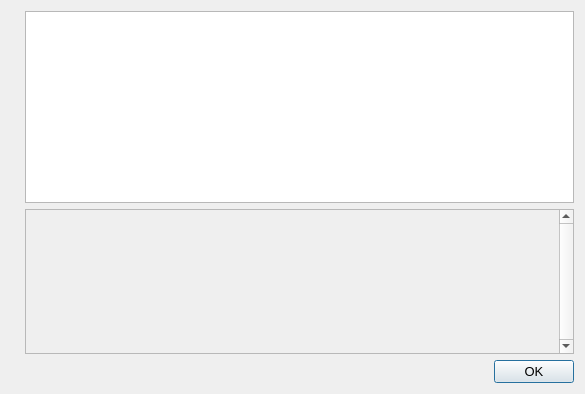
<?xml version="1.0" encoding="UTF-8"?>
<ui version="4.0">
 <class>HelpMessageDialog</class>
 <widget class="QDialog" name="HelpMessageDialog">
  <property name="geometry">
   <rect>
    <x>0</x>
    <y>0</y>
    <width>585</width>
    <height>394</height>
   </rect>
  </property>
  <property name="font">
   <font>
    <pointsize>10</pointsize>
   </font>
  </property>
  <property name="windowTitle">
   <string notr="true">LYRA Core - Command-line options</string>
  </property>
  <layout class="QHBoxLayout" name="horizontalLayout_2">
   <item>
    <widget class="QLabel" name="graphic">
     <property name="sizePolicy">
      <sizepolicy hsizetype="Preferred" vsizetype="Ignored">
       <horstretch>0</horstretch>
       <verstretch>0</verstretch>
      </sizepolicy>
     </property>
     <property name="pixmap">
      <pixmap resource="../lyra.qrc">:/images/about</pixmap>
     </property>
    </widget>
   </item>
   <item>
    <layout class="QVBoxLayout" name="verticalLayout">
     <item>
      <widget class="QTextEdit" name="helpMessage">
       <property name="readOnly">
        <bool>true</bool>
       </property>
      </widget>
     </item>
     <item>
      <widget class="QScrollArea" name="scrollArea">
       <property name="verticalScrollBarPolicy">
        <enum>Qt::ScrollBarAlwaysOn</enum>
       </property>
       <property name="widgetResizable">
        <bool>true</bool>
       </property>
       <widget class="QWidget" name="scrollAreaWidgetContents">
        <property name="geometry">
         <rect>
          <x>0</x>
          <y>0</y>
          <width>457</width>
          <height>117</height>
         </rect>
        </property>
        <layout class="QVBoxLayout" name="verticalLayout_2">
         <item>
          <widget class="QLabel" name="aboutMessage">
           <property name="cursor">
            <cursorShape>IBeamCursor</cursorShape>
           </property>
           <property name="textFormat">
            <enum>Qt::PlainText</enum>
           </property>
           <property name="alignment">
            <set>Qt::AlignLeading|Qt::AlignLeft|Qt::AlignTop</set>
           </property>
           <property name="openExternalLinks">
            <bool>true</bool>
           </property>
           <property name="textInteractionFlags">
            <set>Qt::LinksAccessibleByMouse|Qt::TextSelectableByKeyboard|Qt::TextSelectableByMouse</set>
           </property>
          </widget>
         </item>
        </layout>
       </widget>
      </widget>
     </item>
     <item>
      <widget class="QDialogButtonBox" name="okButton">
       <property name="orientation">
        <enum>Qt::Horizontal</enum>
       </property>
       <property name="standardButtons">
        <set>QDialogButtonBox::Ok</set>
       </property>
      </widget>
     </item>
    </layout>
   </item>
  </layout>
 </widget>
 <resources>
  <include location="../lyra.qrc"/>
 </resources>
 <connections>
  <connection>
   <lyraer>okButton</lyraer>
   <signal>accepted()</signal>
   <receiver>HelpMessageDialog</receiver>
   <slot>accept()</slot>
   <hints>
    <hint type="sourcelabel">
     <x>20</x>
     <y>20</y>
    </hint>
    <hint type="destinationlabel">
     <x>20</x>
     <y>20</y>
    </hint>
   </hints>
  </connection>
  <connection>
   <lyraer>okButton</lyraer>
   <signal>rejected()</signal>
   <receiver>HelpMessageDialog</receiver>
   <slot>reject()</slot>
   <hints>
    <hint type="sourcelabel">
     <x>20</x>
     <y>20</y>
    </hint>
    <hint type="destinationlabel">
     <x>20</x>
     <y>20</y>
    </hint>
   </hints>
  </connection>
 </connections>
</ui>
